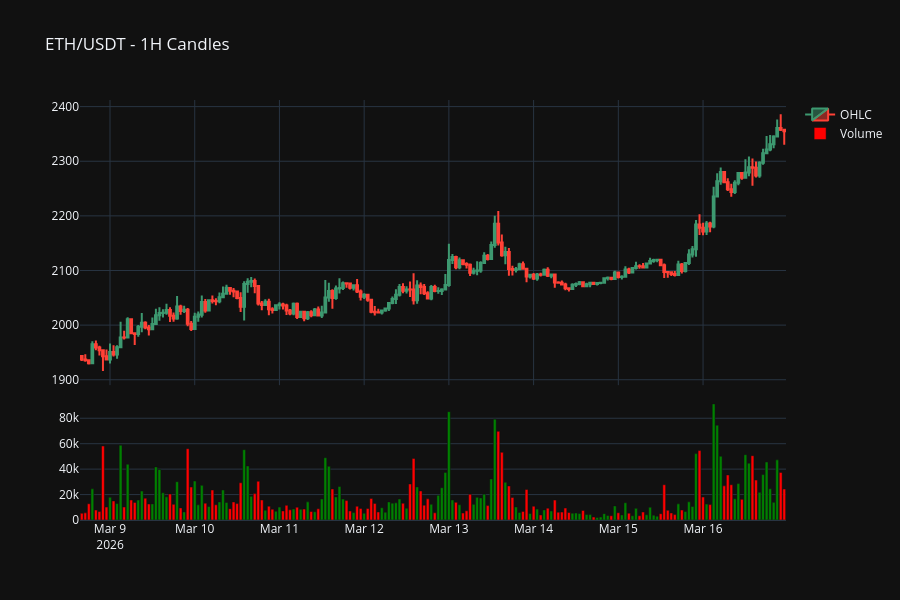

Notebook source saved alongside this figure:
### Code cell
plot_candlestick(eth, 'ETH/USDT - 1H Candles')

### Figure 1 — Plotly figure (JSON) as saved in the notebook; plotly's stock layout.template omitted (floating-point values rounded to 4 significant figures; data arrays with more than 128 entries replaced by an {"elided": "..."} marker saying what was removed)
{"data": [{"close": {"elided": "200 float values"}, "high": {"elided": "200 float values"}, "low": {"elided": "200 float values"}, "name": "OHLC", "open": {"elided": "200 float values"}, "type": "candlestick", "x": {"elided": "200 str values"}, "xaxis": "x", "yaxis": "y"}, {"marker": {"color": {"elided": "200 str values"}}, "name": "Volume", "type": "bar", "x": {"elided": "200 str values"}, "xaxis": "x2", "y": {"elided": "200 float values"}, "yaxis": "y2"}], "layout": {"height": 600, "title": {"text": "ETH/USDT - 1H Candles"}, "xaxis": {"anchor": "y", "domain": [0, 1], "matches": "x2", "rangeslider": {"visible": false}, "showticklabels": false}, "xaxis2": {"anchor": "y2", "domain": [0, 1]}, "yaxis": {"anchor": "x", "domain": [0.321, 1.0]}, "yaxis2": {"anchor": "x2", "domain": [0, 0.291]}}}
